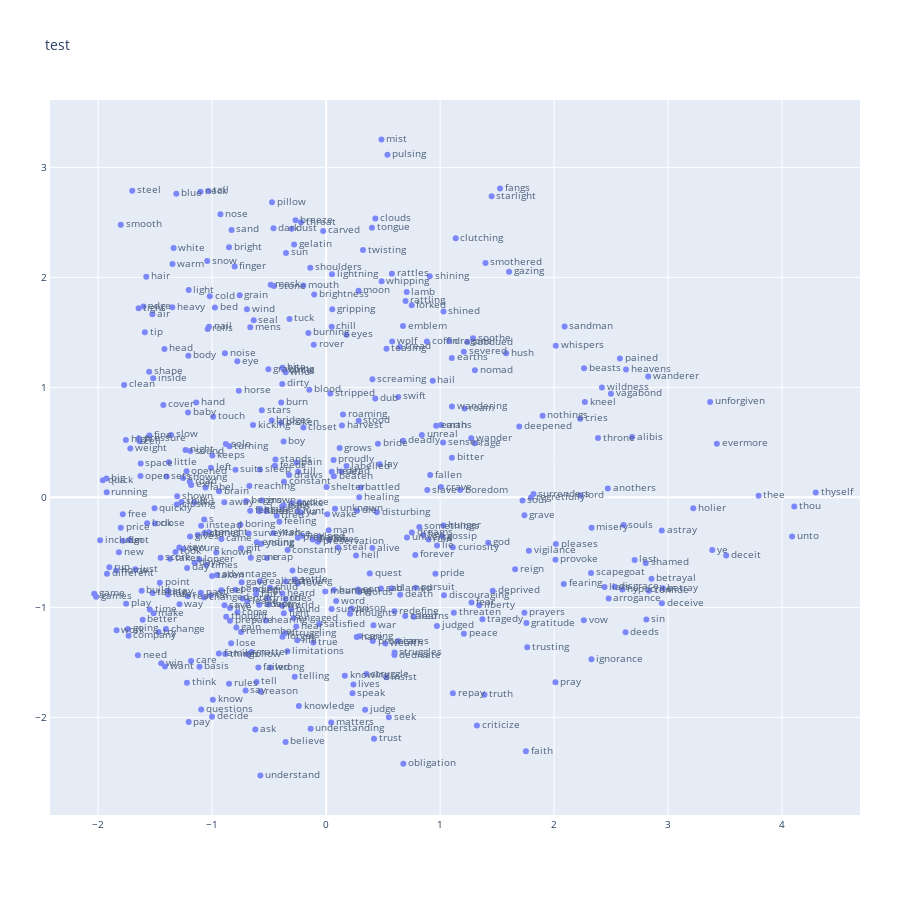

The notebook cell saved with this chart:
### Code cell
x = similaritySorter(black_lyrics,nlp)

### Figure 1 — Plotly figure (JSON) as saved in the notebook; plotly's stock layout.template omitted (floating-point values rounded to 4 significant figures; data arrays with more than 128 entries replaced by an {"elided": "..."} marker saying what was removed)
{"data": [{"mode": "markers+text", "name": "True", "opacity": 0.8, "text": {"elided": "442 str values"}, "textposition": "middle right", "type": "scatter", "visible": true, "x": {"elided": "442 float values"}, "y": {"elided": "442 float values"}}], "layout": {"autosize": false, "font": {"family": "Open Sans", "size": 10}, "height": 900, "margin": {"b": 85, "l": 40, "pad": 0, "r": 40, "t": 100}, "showlegend": false, "title": {"text": "test"}, "width": 900, "xaxis": {"showgrid": true, "showline": true, "showticklabels": true, "title": {"text": ""}, "zeroline": true}, "yaxis": {"showgrid": true, "showline": true, "showticklabels": true, "title": {"text": ""}, "zeroline": true}}}
